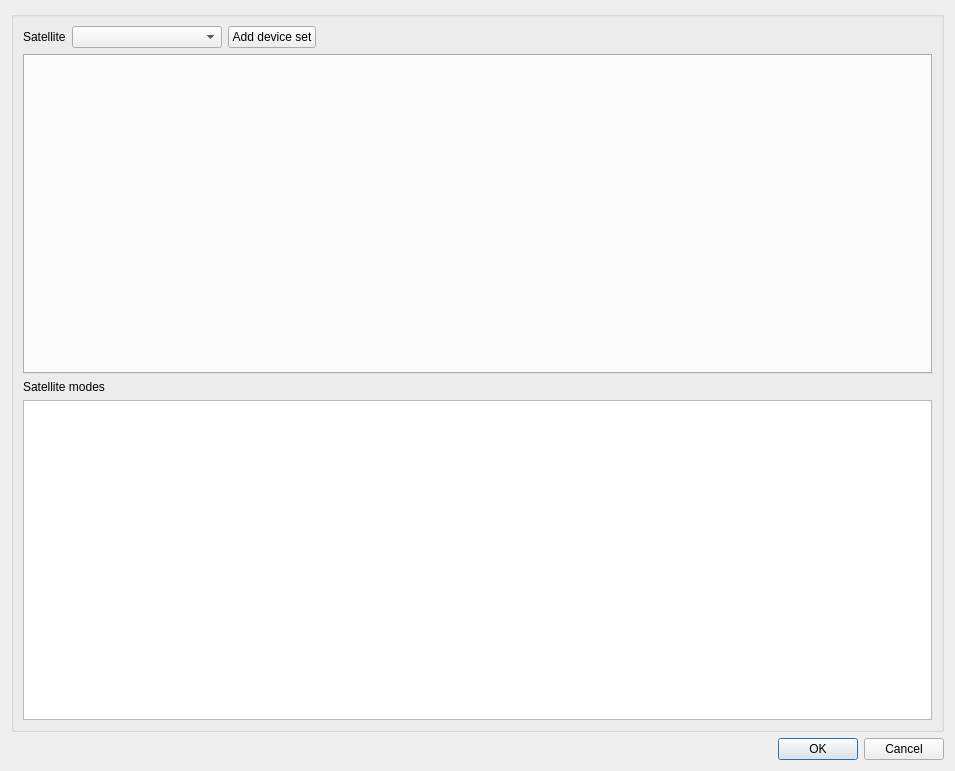
<?xml version="1.0" encoding="UTF-8"?>
<ui version="4.0">
 <class>SatelliteRadioControlDialog</class>
 <widget class="QDialog" name="SatelliteRadioControlDialog">
  <property name="geometry">
   <rect>
    <x>0</x>
    <y>0</y>
    <width>955</width>
    <height>771</height>
   </rect>
  </property>
  <property name="font">
   <font>
    <family>Liberation Sans</family>
    <pointsize>9</pointsize>
   </font>
  </property>
  <property name="contextMenuPolicy">
   <enum>Qt::PreventContextMenu</enum>
  </property>
  <property name="windowTitle">
   <string>Satellite Radio Control</string>
  </property>
  <layout class="QVBoxLayout" name="verticalLayout">
   <item>
    <widget class="QGroupBox" name="groupBox">
     <layout class="QGridLayout" name="gridLayout">
      <item row="7" column="0">
       <widget class="QLabel" name="satelliteModesLabel">
        <property name="text">
         <string>Satellite modes</string>
        </property>
       </widget>
      </item>
      <item row="5" column="0">
       <layout class="QHBoxLayout" name="buttonsHorizontalLayout"/>
      </item>
      <item row="1" column="0">
       <layout class="QHBoxLayout" name="satHorizontalLayout">
        <item>
         <widget class="QLabel" name="satelliteSelectlabel">
          <property name="text">
           <string>Satellite</string>
          </property>
         </widget>
        </item>
        <item>
         <widget class="QComboBox" name="satelliteSelect">
          <property name="minimumSize">
           <size>
            <width>150</width>
            <height>0</height>
           </size>
          </property>
         </widget>
        </item>
        <item>
         <widget class="QPushButton" name="add">
          <property name="toolTip">
           <string>Add device set control settings tab</string>
          </property>
          <property name="text">
           <string>Add device set</string>
          </property>
         </widget>
        </item>
        <item>
         <spacer name="satHorizontalSpacer">
          <property name="orientation">
           <enum>Qt::Horizontal</enum>
          </property>
          <property name="sizeHint" stdset="0">
           <size>
            <width>40</width>
            <height>20</height>
           </size>
          </property>
         </spacer>
        </item>
       </layout>
      </item>
      <item row="8" column="0">
       <widget class="QTextEdit" name="satelliteModes">
        <property name="toolTip">
         <string>Satellite modes from SatNOGS</string>
        </property>
        <property name="readOnly">
         <bool>true</bool>
        </property>
       </widget>
      </item>
      <item row="2" column="0">
       <widget class="QTabWidget" name="tabWidget">
        <property name="currentIndex">
         <number>-1</number>
        </property>
        <property name="tabsClosable">
         <bool>true</bool>
        </property>
       </widget>
      </item>
     </layout>
    </widget>
   </item>
   <item>
    <widget class="QDialogButtonBox" name="buttonBox">
     <property name="orientation">
      <enum>Qt::Horizontal</enum>
     </property>
     <property name="standardButtons">
      <set>QDialogButtonBox::Cancel|QDialogButtonBox::Ok</set>
     </property>
    </widget>
   </item>
  </layout>
 </widget>
 <tabstops>
  <tabstop>satelliteSelect</tabstop>
  <tabstop>satelliteModes</tabstop>
 </tabstops>
 <resources>
  <include location="../../../sdrgui/resources/res.qrc"/>
 </resources>
 <connections>
  <connection>
   <sender>buttonBox</sender>
   <signal>accepted()</signal>
   <receiver>SatelliteRadioControlDialog</receiver>
   <slot>accept()</slot>
   <hints>
    <hint type="sourcelabel">
     <x>248</x>
     <y>254</y>
    </hint>
    <hint type="destinationlabel">
     <x>157</x>
     <y>274</y>
    </hint>
   </hints>
  </connection>
  <connection>
   <sender>buttonBox</sender>
   <signal>rejected()</signal>
   <receiver>SatelliteRadioControlDialog</receiver>
   <slot>reject()</slot>
   <hints>
    <hint type="sourcelabel">
     <x>316</x>
     <y>260</y>
    </hint>
    <hint type="destinationlabel">
     <x>286</x>
     <y>274</y>
    </hint>
   </hints>
  </connection>
 </connections>
</ui>
